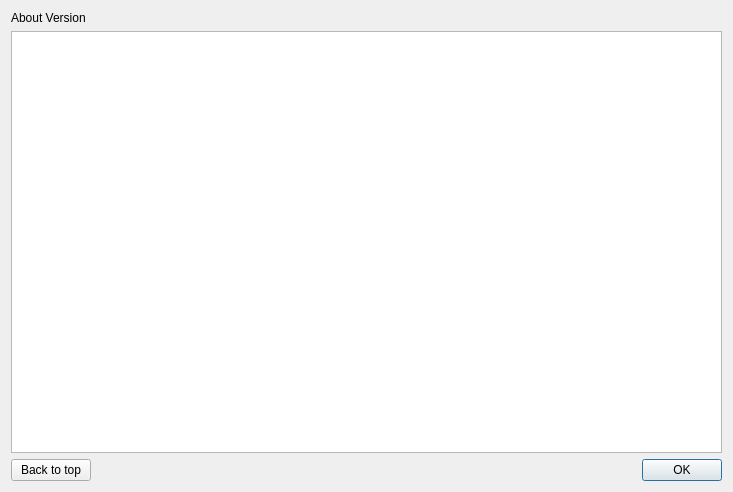
<?xml version="1.0" encoding="UTF-8"?>
<ui version="4.0">
 <class>DialogAbout</class>
 <widget class="QDialog" name="DialogAbout">
  <property name="geometry">
   <rect>
    <x>0</x>
    <y>0</y>
    <width>733</width>
    <height>492</height>
   </rect>
  </property>
  <property name="sizePolicy">
   <sizepolicy hsizetype="Preferred" vsizetype="Expanding">
    <horstretch>0</horstretch>
    <verstretch>0</verstretch>
   </sizepolicy>
  </property>
  <property name="windowTitle">
   <string>Dialog</string>
  </property>
  <layout class="QGridLayout" name="gridLayout">
   <item row="2" column="1">
    <widget class="QPushButton" name="btn_backToTop">
     <property name="text">
      <string>Back to top</string>
     </property>
    </widget>
   </item>
   <item row="2" column="3" colspan="2">
    <widget class="QDialogButtonBox" name="buttonBox">
     <property name="layoutDirection">
      <enum>Qt::LeftToRight</enum>
     </property>
     <property name="orientation">
      <enum>Qt::Horizontal</enum>
     </property>
     <property name="standardButtons">
      <set>QDialogButtonBox::Ok</set>
     </property>
    </widget>
   </item>
   <item row="2" column="2">
    <spacer name="horizontalSpacer">
     <property name="orientation">
      <enum>Qt::Horizontal</enum>
     </property>
     <property name="sizeHint" stdset="0">
      <size>
       <width>40</width>
       <height>20</height>
      </size>
     </property>
    </spacer>
   </item>
   <item row="1" column="1" colspan="4">
    <widget class="QTextBrowser" name="aboutTextBrowser">
     <property name="sizePolicy">
      <sizepolicy hsizetype="Preferred" vsizetype="Expanding">
       <horstretch>0</horstretch>
       <verstretch>0</verstretch>
      </sizepolicy>
     </property>
     <property name="documentTitle">
      <string/>
     </property>
     <property name="source">
      <url>
       <string>qrc:/docs/help/About/CWEabout.html</string>
      </url>
     </property>
     <property name="openExternalLinks">
      <bool>true</bool>
     </property>
    </widget>
   </item>
   <item row="0" column="4">
    <widget class="QLabel" name="label_2">
     <property name="sizePolicy">
      <sizepolicy hsizetype="Fixed" vsizetype="Fixed">
       <horstretch>0</horstretch>
       <verstretch>0</verstretch>
      </sizepolicy>
     </property>
     <property name="maximumSize">
      <size>
       <width>48</width>
       <height>48</height>
      </size>
     </property>
     <property name="text">
      <string/>
     </property>
     <property name="pixmap">
      <pixmap resource="../inflowtool.qrc">:/icons/NHERI-TInF-icon.png</pixmap>
     </property>
     <property name="scaledContents">
      <bool>true</bool>
     </property>
    </widget>
   </item>
   <item row="0" column="1" colspan="3">
    <widget class="QLabel" name="label_about">
     <property name="sizePolicy">
      <sizepolicy hsizetype="Expanding" vsizetype="Preferred">
       <horstretch>0</horstretch>
       <verstretch>0</verstretch>
      </sizepolicy>
     </property>
     <property name="text">
      <string>About Version </string>
     </property>
    </widget>
   </item>
  </layout>
 </widget>
 <resources>
  <include location="../inflowtool.qrc"/>
 </resources>
 <connections>
  <connection>
   <sender>buttonBox</sender>
   <signal>accepted()</signal>
   <receiver>DialogAbout</receiver>
   <slot>accept()</slot>
   <hints>
    <hint type="sourcelabel">
     <x>248</x>
     <y>254</y>
    </hint>
    <hint type="destinationlabel">
     <x>157</x>
     <y>274</y>
    </hint>
   </hints>
  </connection>
  <connection>
   <sender>buttonBox</sender>
   <signal>rejected()</signal>
   <receiver>DialogAbout</receiver>
   <slot>reject()</slot>
   <hints>
    <hint type="sourcelabel">
     <x>316</x>
     <y>260</y>
    </hint>
    <hint type="destinationlabel">
     <x>286</x>
     <y>274</y>
    </hint>
   </hints>
  </connection>
 </connections>
</ui>
